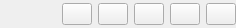
<?xml version="1.0" encoding="UTF-8"?>
<ui version="4.0">
 <class>CompactPropertyManager</class>
 <widget class="QWidget" name="CompactPropertyManager">
  <property name="geometry">
   <rect>
    <x>0</x>
    <y>0</y>
    <width>236</width>
    <height>28</height>
   </rect>
  </property>
  <property name="windowTitle">
   <string>Form</string>
  </property>
  <layout class="QGridLayout" name="gridLayout">
   <property name="margin">
    <number>0</number>
   </property>
   <item row="0" column="0">
    <widget class="DsgCustomComboBox" name="propertyComboBox" native="true">
     <property name="sizePolicy">
      <sizepolicy hsizetype="MinimumExpanding" vsizetype="Fixed">
       <horstretch>0</horstretch>
       <verstretch>0</verstretch>
      </sizepolicy>
     </property>
    </widget>
   </item>
   <item row="0" column="1">
    <widget class="QPushButton" name="createPropertyPushButton">
     <property name="sizePolicy">
      <sizepolicy hsizetype="Minimum" vsizetype="Minimum">
       <horstretch>0</horstretch>
       <verstretch>0</verstretch>
      </sizepolicy>
     </property>
     <property name="maximumSize">
      <size>
       <width>30</width>
       <height>25</height>
      </size>
     </property>
     <property name="toolTip">
      <string>Add spatial rule</string>
     </property>
     <property name="text">
      <string/>
     </property>
     <property name="icon">
      <iconset resource="../resources.qrc">
       <normaloff>:/plugins/DsgTools/icons/plus.png</normaloff>:/plugins/DsgTools/icons/plus.png</iconset>
     </property>
    </widget>
   </item>
   <item row="0" column="2">
    <widget class="QPushButton" name="removePropertyPushButton">
     <property name="sizePolicy">
      <sizepolicy hsizetype="Minimum" vsizetype="Minimum">
       <horstretch>0</horstretch>
       <verstretch>0</verstretch>
      </sizepolicy>
     </property>
     <property name="maximumSize">
      <size>
       <width>30</width>
       <height>25</height>
      </size>
     </property>
     <property name="toolTip">
      <string>Add spatial rule</string>
     </property>
     <property name="text">
      <string/>
     </property>
     <property name="icon">
      <iconset resource="../resources.qrc">
       <normaloff>:/plugins/DsgTools/icons/remove.png</normaloff>:/plugins/DsgTools/icons/remove.png</iconset>
     </property>
    </widget>
   </item>
   <item row="0" column="3">
    <widget class="QPushButton" name="importPropertyPushButton">
     <property name="sizePolicy">
      <sizepolicy hsizetype="Minimum" vsizetype="Minimum">
       <horstretch>0</horstretch>
       <verstretch>0</verstretch>
      </sizepolicy>
     </property>
     <property name="maximumSize">
      <size>
       <width>30</width>
       <height>25</height>
      </size>
     </property>
     <property name="toolTip">
      <string>Import spatial rule</string>
     </property>
     <property name="text">
      <string/>
     </property>
     <property name="icon">
      <iconset resource="../resources.qrc">
       <normaloff>:/plugins/DsgTools/icons/import.png</normaloff>:/plugins/DsgTools/icons/import.png</iconset>
     </property>
    </widget>
   </item>
   <item row="0" column="4">
    <widget class="QPushButton" name="exportPropertyPushButton">
     <property name="sizePolicy">
      <sizepolicy hsizetype="Minimum" vsizetype="Minimum">
       <horstretch>0</horstretch>
       <verstretch>0</verstretch>
      </sizepolicy>
     </property>
     <property name="maximumSize">
      <size>
       <width>30</width>
       <height>25</height>
      </size>
     </property>
     <property name="toolTip">
      <string>Configure spatial rule</string>
     </property>
     <property name="text">
      <string/>
     </property>
     <property name="icon">
      <iconset resource="../resources.qrc">
       <normaloff>:/plugins/DsgTools/icons/export.png</normaloff>:/plugins/DsgTools/icons/export.png</iconset>
     </property>
    </widget>
   </item>
   <item row="0" column="5">
    <widget class="QPushButton" name="updatePropertyPushButton">
     <property name="sizePolicy">
      <sizepolicy hsizetype="Minimum" vsizetype="Minimum">
       <horstretch>0</horstretch>
       <verstretch>0</verstretch>
      </sizepolicy>
     </property>
     <property name="maximumSize">
      <size>
       <width>30</width>
       <height>25</height>
      </size>
     </property>
     <property name="toolTip">
      <string>Configure spatial rule</string>
     </property>
     <property name="text">
      <string/>
     </property>
     <property name="icon">
      <iconset resource="../resources.qrc">
       <normaloff>:/plugins/DsgTools/icons/config.png</normaloff>:/plugins/DsgTools/icons/config.png</iconset>
     </property>
    </widget>
   </item>
  </layout>
 </widget>
 <customwidgets>
  <customwidget>
   <class>DsgCustomComboBox</class>
   <extends>QWidget</extends>
   <header>DsgTools.CustomWidgets.BasicInterfaceWidgets.dsgCustomComboBox.h</header>
   <container>1</container>
  </customwidget>
 </customwidgets>
 <resources>
  <include location="../resources.qrc"/>
 </resources>
 <connections/>
</ui>
